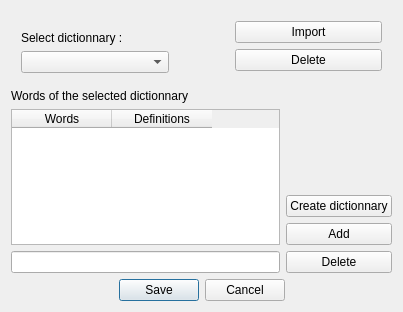
<?xml version="1.0" encoding="UTF-8"?>
<ui version="4.0">
 <class>DictionnaryManagerDialog</class>
 <widget class="QDialog" name="DictionnaryManagerDialog">
  <property name="geometry">
   <rect>
    <x>0</x>
    <y>0</y>
    <width>403</width>
    <height>312</height>
   </rect>
  </property>
  <property name="windowTitle">
   <string>Dictionnary manager</string>
  </property>
  <layout class="QVBoxLayout" name="verticalLayout_5">
   <item>
    <layout class="QVBoxLayout" name="verticalLayout">
     <item>
      <layout class="QHBoxLayout" name="horizontalLayout_3">
       <item>
        <layout class="QVBoxLayout" name="verticalLayout_4">
         <property name="leftMargin">
          <number>10</number>
         </property>
         <property name="topMargin">
          <number>20</number>
         </property>
         <property name="rightMargin">
          <number>10</number>
         </property>
         <property name="bottomMargin">
          <number>10</number>
         </property>
         <item>
          <widget class="QLabel" name="label">
           <property name="text">
            <string>Select dictionnary :</string>
           </property>
           <property name="margin">
            <number>0</number>
           </property>
          </widget>
         </item>
         <item>
          <widget class="QComboBox" name="dictionnaires"/>
         </item>
        </layout>
       </item>
       <item>
        <spacer name="horizontalSpacer">
         <property name="orientation">
          <enum>Qt::Horizontal</enum>
         </property>
         <property name="sizeType">
          <enum>QSizePolicy::Fixed</enum>
         </property>
         <property name="sizeHint" stdset="0">
          <size>
           <width>40</width>
           <height>20</height>
          </size>
         </property>
        </spacer>
       </item>
       <item>
        <layout class="QVBoxLayout" name="verticalLayout_3">
         <property name="leftMargin">
          <number>10</number>
         </property>
         <property name="topMargin">
          <number>10</number>
         </property>
         <property name="rightMargin">
          <number>10</number>
         </property>
         <property name="bottomMargin">
          <number>10</number>
         </property>
         <item>
          <widget class="QPushButton" name="boutonImporter">
           <property name="text">
            <string>Import</string>
           </property>
          </widget>
         </item>
         <item>
          <widget class="QPushButton" name="boutonSupprimer">
           <property name="text">
            <string>Delete</string>
           </property>
          </widget>
         </item>
        </layout>
       </item>
      </layout>
     </item>
     <item>
      <layout class="QHBoxLayout" name="horizontalLayout"/>
     </item>
    </layout>
   </item>
   <item>
    <widget class="QLabel" name="label_2">
     <property name="text">
      <string>Words of the selected dictionnary</string>
     </property>
    </widget>
   </item>
   <item>
    <layout class="QHBoxLayout" name="horizontalLayout_4">
     <item>
      <layout class="QVBoxLayout" name="verticalLayout_6">
       <item>
        <widget class="QTableWidget" name="definitions">
         <attribute name="verticalHeaderVisible">
          <bool>false</bool>
         </attribute>
         <column>
          <property name="text">
           <string>Words</string>
          </property>
         </column>
         <column>
          <property name="text">
           <string>Definitions</string>
          </property>
         </column>
        </widget>
       </item>
       <item>
        <widget class="QLineEdit" name="lineEdit"/>
       </item>
      </layout>
     </item>
     <item>
      <layout class="QVBoxLayout" name="verticalLayout_2">
       <item>
        <spacer name="verticalSpacer">
         <property name="orientation">
          <enum>Qt::Vertical</enum>
         </property>
         <property name="sizeType">
          <enum>QSizePolicy::Expanding</enum>
         </property>
         <property name="sizeHint" stdset="0">
          <size>
           <width>20</width>
           <height>60</height>
          </size>
         </property>
        </spacer>
       </item>
       <item>
        <widget class="QPushButton" name="createDictionnary">
         <property name="text">
          <string>Create dictionnary</string>
         </property>
        </widget>
       </item>
       <item>
        <widget class="QPushButton" name="addWord">
         <property name="text">
          <string>Add</string>
         </property>
        </widget>
       </item>
       <item>
        <widget class="QPushButton" name="deleteWord">
         <property name="text">
          <string>Delete</string>
         </property>
        </widget>
       </item>
      </layout>
     </item>
    </layout>
   </item>
   <item>
    <widget class="QDialogButtonBox" name="buttonBox">
     <property name="orientation">
      <enum>Qt::Horizontal</enum>
     </property>
     <property name="standardButtons">
      <set>QDialogButtonBox::Cancel|QDialogButtonBox::Save</set>
     </property>
     <property name="centerButtons">
      <bool>true</bool>
     </property>
    </widget>
   </item>
  </layout>
 </widget>
 <resources/>
 <connections/>
</ui>
